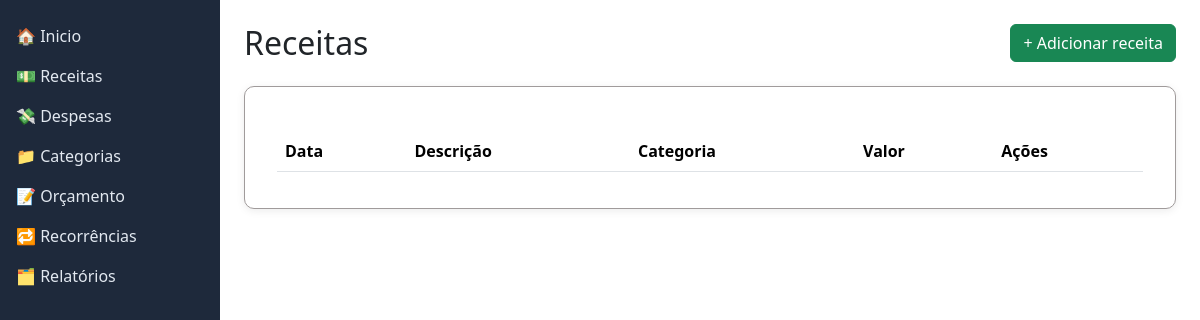
Before: /receitas/ (signed in) with the older database file.
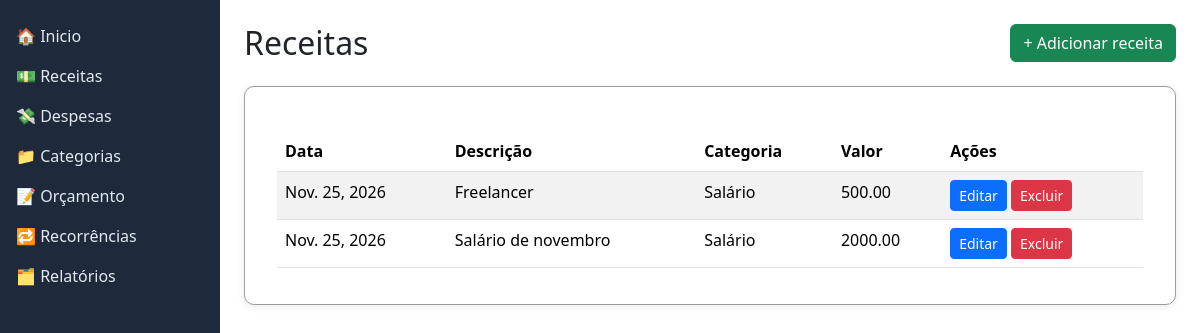
After: the same page with the newer database file.
### controlefinanceiro/models.py (models this page shows, shortened)
class Movimentacao(models.Model):
    TIPOS = [
        ('R', 'Receita'),
        ('D', 'Despesa'),
    ]
    FORMAS_PAGAMENTO = [
        ('DINHEIRO', 'Dinheiro'),
        ('PIX', 'Pix'),
        ('DEBITO', 'Débito'),
        ('CREDITO', 'Crédito'),
        ('BOLETO', 'Boleto'),
        ('OUTRO', 'Outro'),
    ]
    usuario = models.ForeignKey(
        settings.AUTH_USER_MODEL,
        on_delete=models.CASCADE,
        related_name='movimentacoes'
    )
    categoria = models.ForeignKey(
        Categoria,
        on_delete=models.PROTECT,
        related_name='movimentacoes'
    )
    descricao = models.CharField(max_length=150)
    tipo = models.CharField(
        max_length=1,
        choices=TIPOS
    )
    valor = models.DecimalField(
        max_digits=12,
        decimal_places=2,
        validators=[MinValueValidator(0.01)]
    )
    data = models.DateField(default=timezone.localdate)
    forma_pagamento = models.CharField(
        max_length=20,
        choices=FORMAS_PAGAMENTO,
        blank=True
    )
    observacao = models.TextField(blank=True)
    criada_em = models.DateTimeField(auto_now_add=True)
    class Meta:
        ordering = ['-data', '-criada_em']

class Categoria(models.Model):
    TIPOS = [
        ('R', 'Receita'),
        ('D', 'Despesa'),
    ]
    usuario = models.ForeignKey(
        settings.AUTH_USER_MODEL,
        on_delete=models.CASCADE,
        related_name='categorias'
    )
    nome = models.CharField(max_length=50)
    tipo = models.CharField(
        max_length=1,
        choices=TIPOS
    )
    criada_em = models.DateTimeField(auto_now_add=True)
    class Meta:
        ordering = ['nome']
        constraints = [
            models.UniqueConstraint(
                fields=['usuario', 'nome', 'tipo'],
                name='categoria_unica_usuario'
            )
        ]
    def __str__(self):
        return self.nome

### controlefinanceiro/views.py (the view)
# urls.py: path('receitas/', views.receitas, name='receitas'),
@login_required
def receitas(request):
    receitas = Movimentacao.objects.filter(
        usuario=request.user,
        tipo='R'
    )
    return render(
        request,
        'receitas.html',
        {'receitas': receitas}
    )

### controlefinanceiro/templates/receitas.html (shortened to what this page needs)
  {% extends 'index.html' %}
{% block content %}
<div class="d-flex justify-content-between align-items-center mb-3">
        <h2 class="mb-0">Receitas</h2>
        <a href="{% url 'cadastrar_categoria' %}" class="btn btn-success">
            + Adicionar receita
        </a></div>
  <div class="container-categorias mt-4">
    <form method="POST">
      <div class="container mt-4">
<table class="table table-striped mt-4">
    <thead>
        <tr>
            <th>Data</th>
            <th>Descrição</th>
            <th>Categoria</th>
            <th>Valor</th>
            <th>Ações</th>
        </tr>
    </thead>
    <tbody>
        {% for receita in receitas %}
        <tr>
            <td>{{ receita.data }}</td>
            <td>{{ receita.descricao }}</td>
            <td>{{ receita.categoria }}</td>
            <td>{{ receita.valor }}</td>
            <td>
                <a href="{% url 'editar_receita' receita.id %}" class="btn btn-primary btn-sm">Editar</a>
                <a href="{% url 'excluir_receita' receita.id %}" class="btn btn-danger btn-sm">Excluir</a>
            </td>
        </tr>
        {% endfor %}
        {% endblock %}

### controlefinanceiro/templates/index.html (shortened to what this page needs)
{% load static %}
<!DOCTYPE html>
<html lang="en">
<head>
     <link rel="stylesheet" type="text/css" href="{% static 'css/style.css' %}">
     <link href="https://cdn.jsdelivr.net/npm/bootstrap@5.3.7/dist/css/bootstrap.min.css" rel="stylesheet">
</head>
<body>
     <div class="layout">
     <aside class="sidebar">
     <nav>
        <a href="/">🏠 Inicio</a>
         <a href="/">💵 Receitas</a>
         <a href="/">💸 Despesas</a>
         <a href="/">📁 Categorias</a>
         <a href="/">📝 Orçamento</a>
         <a href="/">🔁 Recorrências</a>
         <a href="/">🗂️ Relatórios</a>
    </nav>
    </aside>
    <main class="content">
      {% block content %}{% endblock %}
    </main>
  </div>
</body>
</html>

### controlefinanceiro/templates/static/CSS/style.css (style rules this page uses)
.layout { display: flex; min-height: 100vh; }
.sidebar { width: 220px; background: #1e293b; color: #fff; padding: 16px; }
.sidebar a { display: block; color: #e2e8f0; text-decoration: none; padding: 8px 0; }
.content { flex: 1; padding: 24px; }
.container-categorias { border: 1px solid #a09b9b; border-radius: 10px; padding: 20px; margin-top: 20px; background-color: #fff; box-shadow: 0 2px 8px rgba(0, 0, 0, 0.08); }

Changed rows visible on the page:
added Movimentacao: data "Nov. 25, 2026", descricao "Freelancer", categoria "Salário", valor "500.00"
added Movimentacao: data "Nov. 25, 2026", descricao "Salário de novembro", categoria "Salário", valor "2000.00"
